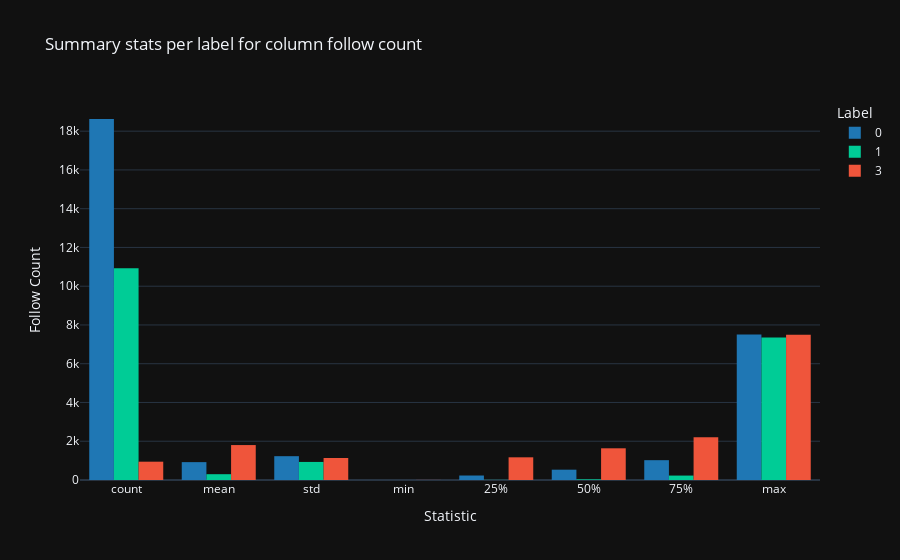

Notebook code for this chart:
### Code cell
# Describing column for each label
sub_df, fig = df_main.describe_column_by_colcat('follow_count')

print('Follow count: ')
display(sub_df.style.format('{:,}'))
fig

### Figure 1 — Plotly figure (JSON) as saved in the notebook; plotly's stock layout.template omitted (floating-point values rounded to 4 significant figures)
{"data": [{"alignmentgroup": "True", "bingroup": "x", "histfunc": "sum", "hovertemplate": "Label=0<br>Statistic=%{x}<br>sum of value=%{y}<extra></extra>", "legendgroup": "0", "marker": {"color": "#1f77b4", "pattern": {"shape": ""}}, "name": "0", "offsetgroup": "0", "orientation": "v", "showlegend": true, "type": "histogram", "x": ["count", "mean", "std", "min", "25%", "50%", "75%", "max"], "xaxis": "x", "y": [18628, 922, 1229, 0, 231, 532, 1023, 7508], "yaxis": "y"}, {"alignmentgroup": "True", "bingroup": "x", "histfunc": "sum", "hovertemplate": "Label=1<br>Statistic=%{x}<br>sum of value=%{y}<extra></extra>", "legendgroup": "1", "marker": {"color": "#00CC96", "pattern": {"shape": ""}}, "name": "1", "offsetgroup": "1", "orientation": "v", "showlegend": true, "type": "histogram", "x": ["count", "mean", "std", "min", "25%", "50%", "75%", "max"], "xaxis": "x", "y": [10927, 300, 932, 0, 6, 33, 228, 7350], "yaxis": "y"}, {"alignmentgroup": "True", "bingroup": "x", "histfunc": "sum", "hovertemplate": "Label=3<br>Statistic=%{x}<br>sum of value=%{y}<extra></extra>", "legendgroup": "3", "marker": {"color": "#EF553B", "pattern": {"shape": ""}}, "name": "3", "offsetgroup": "3", "orientation": "v", "showlegend": true, "type": "histogram", "x": ["count", "mean", "std", "min", "25%", "50%", "75%", "max"], "xaxis": "x", "y": [945, 1803, 1137, 4, 1171, 1636, 2207, 7501], "yaxis": "y"}], "layout": {"barmode": "group", "legend": {"title": {"text": "Label"}, "tracegroupgap": 0}, "title": {"text": "Summary stats per label for column follow count"}, "xaxis": {"anchor": "y", "domain": [0, 1], "title": {"text": "Statistic"}}, "yaxis": {"anchor": "x", "domain": [0, 1], "title": {"text": "Follow Count"}}}}
